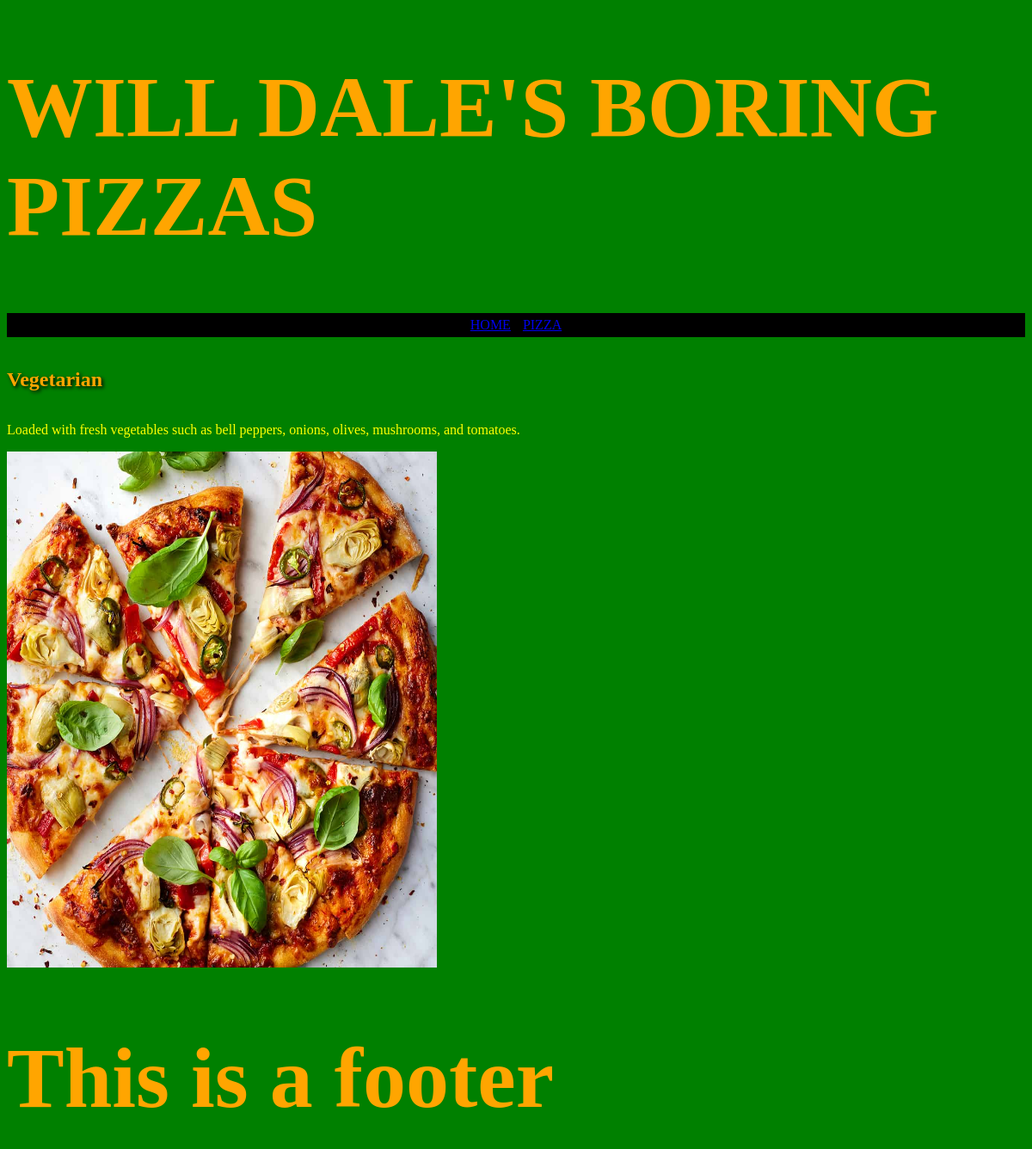
Screenshot of /pizza/3 with the database file from the repository.
### tables this page shows
CREATE TABLE Pizza (id INT PRIMARY KEY, name VARCHAR (255), description TEXT, base INT, photo TEXT, FOREIGN KEY (base) REFERENCES Base (id));

### routes.py (the view)
@app.route("/pizza/<string:pizza_id>")
def pizza(pizza_id):
    connection = sqlite3.connect('pizzas.db')
    cursor = connection.cursor()
    cursor.execute("SELECT * FROM Pizza where id = ?", (pizza_id,))
    pizza = cursor.fetchone()
    connection.close()
    return render_template('pizza.html', pizzaname=pizza[1], pizzadesc=pizza[2], pizzaimg=pizza[4])

### templates/pizza.html
{% extends 'layout.html' %}
{% block content %}
<h2 class="rainbow-text-loop">{{pizzaname}}</h2>
<p>{{pizzadesc}}</p>
<img src="/static/images/{{pizzaimg}}">
{% endblock %}

### static/style/style.css (style rules this page uses)
body { font-family: "Comic Sans MS"; color: orange; background-color: green; }
img { width: 500px; height: 600px; }
p { color: yellow; }
.rainbow-text-loop { display: inline-block; text-shadow: 2px 2px 4px #000000; -webkit-animation: rainbow 5s infinite; }

### rows the page displays
Pizza: name "Vegetarian", description "Loaded with fresh vegetables such as bell peppers, onions, olives, mushrooms, and tomatoes.", photo (picture)
